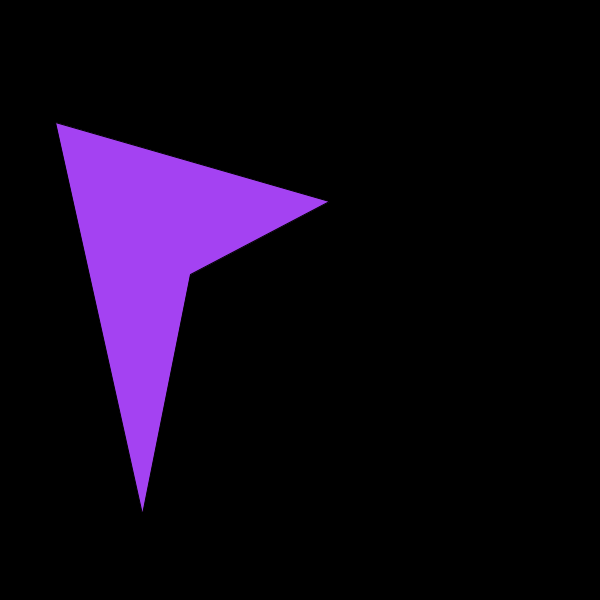
Frame 1 (no input)
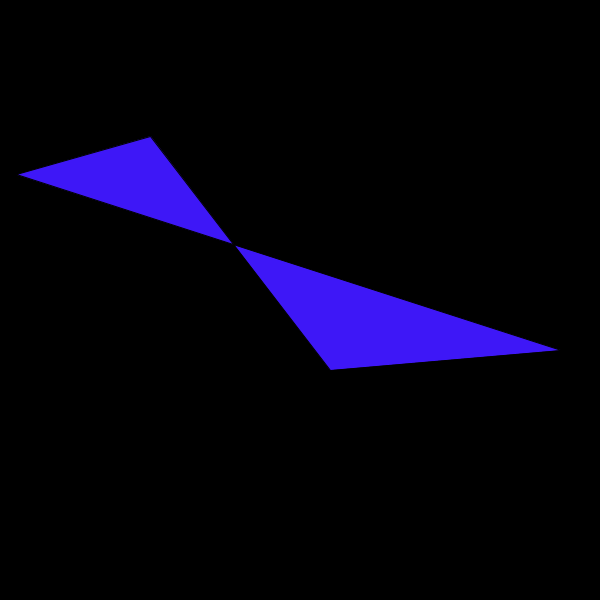
Frame 60 (the mouse pressed at the canvas centre just before this capture)
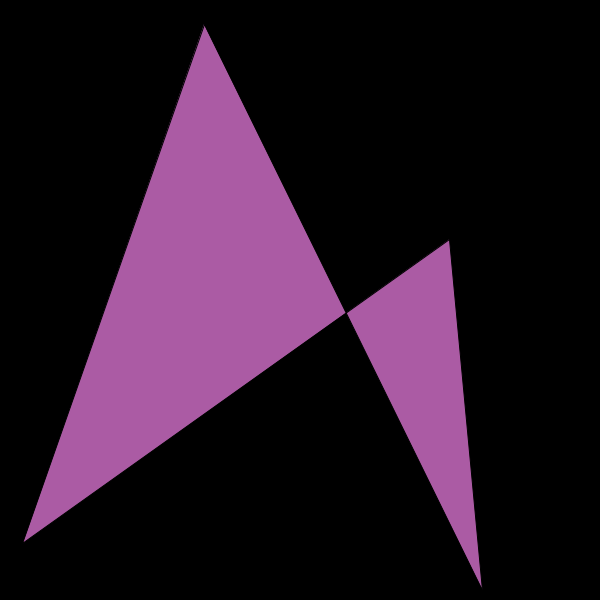
Frame 120 (the mouse held since frame 60 and released just before this capture)

The Processing sketch that drew these frames (run headless with seeded random() and noise(); from frame 60 on, the mouse is pressed at the canvas centre):

// Processing sketch: poligonos
// ── poligonos.pde
void setup () {
  smooth();
  size(600,600);
}

void draw() {
  
  fill(0);
  rect(0,0,width,height);
  
  fill(random(255),random(255),random(255));
  quad(random(width), random(height), 
       random(width), random(height), 
       random(width), random(height),
       random(width) ,random(height));
}
